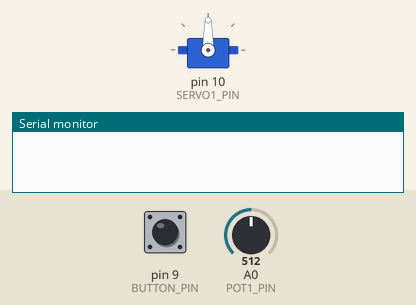
The program below on a simulated Arduino Mega 2560, built with avr-gcc and run on an emulated ATmega2560. Shown: servo, the last lines printed to the serial monitor. Inputs (shaded band) come from the test bench; at power-on: pin 9 (BUTTON_PIN) HIGH, A0 (POT1_PIN) = 512.

Above: at 1.2 s.
1.3 s: pin 9 (BUTTON_PIN) pulled LOW for 0.15 s
At 2.1 s:
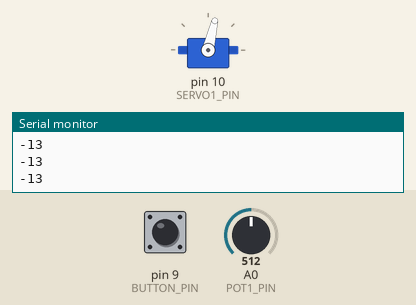
2.9 s: A0 (POT1_PIN) set to 900
At 3.7 s:
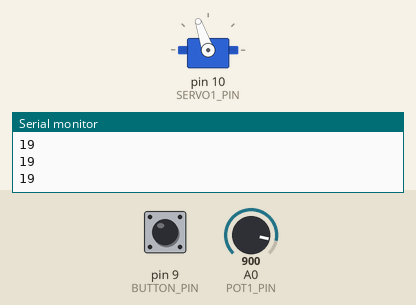
4.4 s: A0 (POT1_PIN) set to 1023
At 4.9 s:
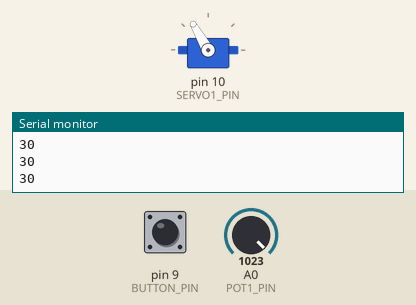
5.9 s: A0 (POT1_PIN) set to 122
At 7.1 s:
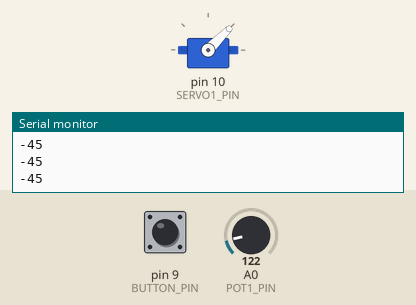
7.4 s: A0 (POT1_PIN) set to 20
At 8.5 s:
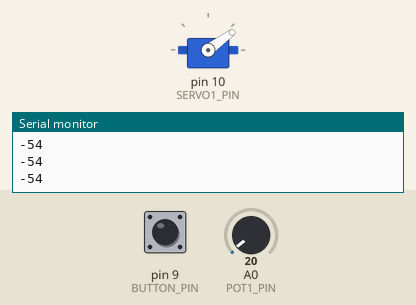
8.9 s: A0 (POT1_PIN) set to 511
At 9.5 s:
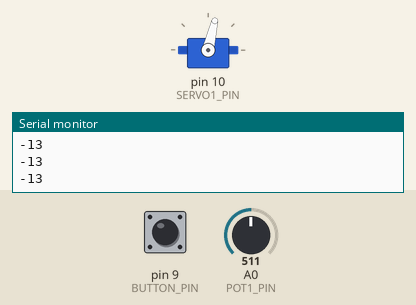
Timing chart, 0 to 11.4 s (numbered marks = the images above; inputs shaded):
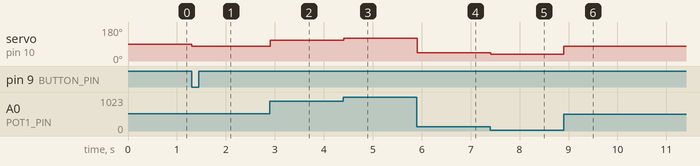

The program:

main.cpp
```cpp
#include <Arduino.h>
#include <Servo.h>

#define ANGLE_TOLERANCE 1
#define SERVO1_PIN 10
#define ZERO_OFFSET 90
#define BUTTON_PIN 9
//Servo travel from onshape assembly (https://cad.onshape.com/documents/d18afc04477c0a37ba3a6c4c/w/296bb2347621a61e29efeed9/e/c0daab103472e3648c63e07d?renderMode=0&uiState=67d52d3223160a63ec30cd7a)
#define MAXIMUM_ELEVATION 30
#define MAXIMUM_DEPRESSION -55
#define POT1_PIN A0

Servo servo1;

int servo_angle = 0;
bool neutral_mode = true;


void setup() {
  servo1.attach(SERVO1_PIN);
  Serial.begin(9600);
  pinMode(BUTTON_PIN, INPUT_PULLUP);
}

void loop() {
  bool button = digitalRead(BUTTON_PIN);
  servo1.write(servo_angle + ZERO_OFFSET);
  if (neutral_mode){
    servo_angle = 0;
    if (!button){
      neutral_mode = false;
    }
  }
  if (!neutral_mode){
    int desired_angle = map(analogRead(POT1_PIN), 0, 1023, MAXIMUM_DEPRESSION, MAXIMUM_ELEVATION);
    Serial.println(desired_angle);
    if (abs(servo_angle - desired_angle) > ANGLE_TOLERANCE){
      servo_angle = desired_angle;
    }
  }
}
```

Measured:
- after the input at 1.3 s, servo on pin 10 (SERVO1_PIN): 90° → 77° at once
- after the input at 2.9 s, servo on pin 10 (SERVO1_PIN): 77° → 109° at once
- after the input at 4.4 s, servo on pin 10 (SERVO1_PIN): 109° → 120° at once
- after the input at 5.9 s, servo on pin 10 (SERVO1_PIN): 120° → 45° at once
- after the input at 7.4 s, servo on pin 10 (SERVO1_PIN): 45° → 36° at once
- after the input at 8.9 s, servo on pin 10 (SERVO1_PIN): 36° → 77° at once
